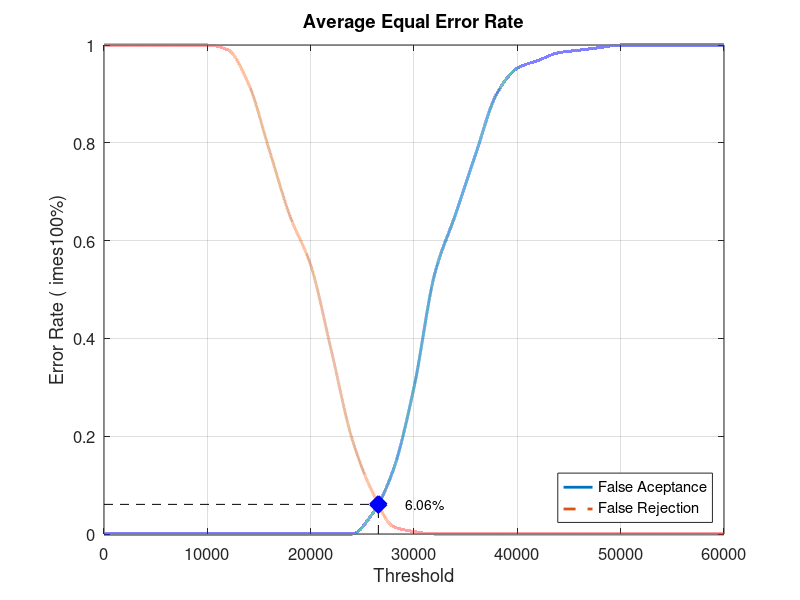
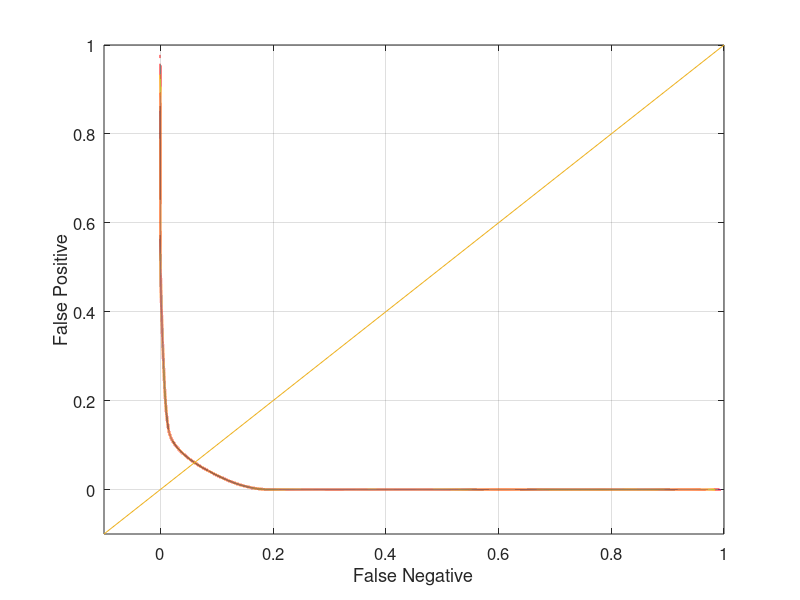

These figures' MATLAB source, in order:
close all;
clear;
clc;
x = 0:2000:60000;
xq = 0:0.5:60000;

y0 = [0 0 0 0 0 0 0 0 0 0 0 0 0 0.0421053 0.131579 0.3 0.531579 0.652632 0.778947 0.9 0.952632 0.968421 0.984211 0.989474 0.994737 1 1 1 1 1 1]
yy0 = interp1(x, y0, xq, 'pchip');
y1 = [1 1 1 1 1 1 0.99 0.92 0.785 0.65 0.55 0.375 0.195 0.085 0.015 0.005 0 0 0 0 0 0 0 0 0 0 0 0 0 0 0]
yy1 = interp1(x, y1, xq, 'pchip');

% Calculating EER: 
y2 = abs(y0 - y1);
find(y2 == min(y2))
yy2 = abs(yy0 - yy1);
xEER = find(yy2 == min(yy2));
xEERIndex = xq(xEER) % X-axis EER
yEER = yy0(xEER) % Y-axis EER

main = figure
plot(xq, yy0,'-','LineWidth', 2);	hold on
plot(xq, yy1,'--','LineWidth', 2);	hold on
plot([xEERIndex xEERIndex], [0 yEER], 'k--');	hold on
plot([0 xEERIndex], [yEER yEER], 'k--');	hold on
plot(xEERIndex, yEER, 'bx', 'LineWidth', 10);	hold on
text(xEERIndex + 10 * xEERIndex / 100, yEER, [num2str(round((10000 * yEER)) / 100) '%'])
legend('False Aceptance', 'False Rejection', 'Location', 'SouthEast')
xlabel('Threshold')
ylabel('Error Rate (	imes100%)')
title('Average Equal Error Rate')
set(gca, 'FontSize', 12)
axis([0 60000 0 1])
grid on

print(main, 'Database2_2Main', '-dpng');
FNRxFPR = figure('Color', [1 1 1]);
plot(yy1, yy0, '-', yy1, yy0, 'LineWidth', 2);
hold on
y = -0.1:0.1:1
plot(y, y); 
set(gca, 'FontSize', 12)
xlabel('False Negative')
ylabel('False Positive')
axis([-0.1 1 -0.1 1])
set(gca, 'FontSize', 12)
grid on

print(FNRxFPR, 'Database2_2FNRxFPR','-dpng');
